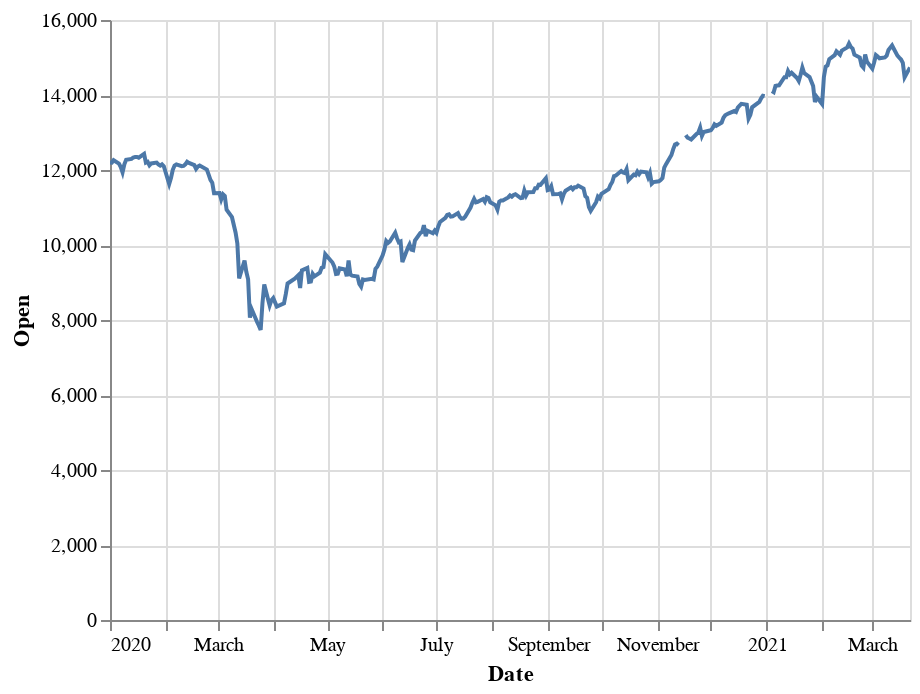

Notebook code cell kept with this figure:
### Code cell
base = alt.Chart(nifty).properties(width=750)

line1 = alt.Chart(nifty).mark_line().encode(
    x='Date',
    y='Open',
    tooltip =['Date','Open', 'Close']
)
line1.interactive()

### Figure 1 — Vega-Lite specification as saved in the notebook (floating-point values rounded to 4 significant figures; data arrays with more than 128 entries replaced by an {"elided": "..."} marker saying what was removed)
{"config": {"view": {"continuousWidth": 400, "continuousHeight": 300}}, "data": {"name": "data-2e3e79380acb82d167096a099f93e626"}, "mark": "line", "encoding": {"tooltip": [{"type": "temporal", "field": "Date"}, {"type": "quantitative", "field": "Open"}, {"type": "quantitative", "field": "Close"}], "x": {"type": "temporal", "field": "Date"}, "y": {"type": "quantitative", "field": "Open"}}, "selection": {"selector004": {"type": "interval", "bind": "scales", "encodings": ["x", "y"]}}, "$schema": "https://vega.github.io/schema/vega-lite/v4.8.1.json", "datasets": {"data-2e3e79380acb82d167096a099f93e626": {"elided": "306 records"}}}
